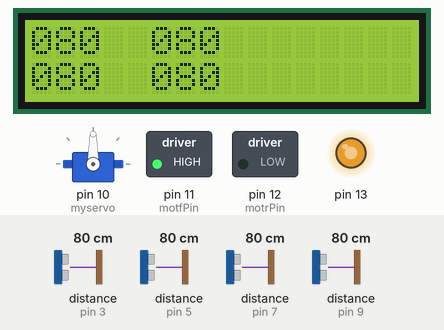
Simulated run of this sketch. Board: Arduino Uno, built with avr-gcc and run on an emulated ATmega328P. Parts: 16×2 character LCD, servo, switched loads named in the sketch (green lamp = pin HIGH), output pins drawn as LEDs (lit = HIGH). Wiring (inferred from the names in the program): 4 × ultrasonic range finder: trigger pin 2, echo pin 3 / trigger pin 4, echo pin 5 / trigger pin 6, echo pin 7 / trigger pin 8, echo pin 9. The inputs (shaded band) are chosen by the test bench; at power-on: distance to the obstacle (sensors on pin 3, pin 5, pin 7, pin 9) 80 cm. The echo pulse lasts 58.3 µs per cm; pins used as bus, display or sensor lines are not drawn.

Above: at 3.3 s.
3.4 s: distance to the obstacle (sensor on pin 3) set to 2 cm
At 4.8 s:
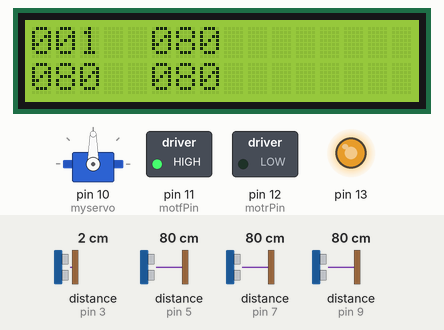
6.4 s: distance to the obstacle (sensor on pin 3) set to 10 cm
At 7.9 s:
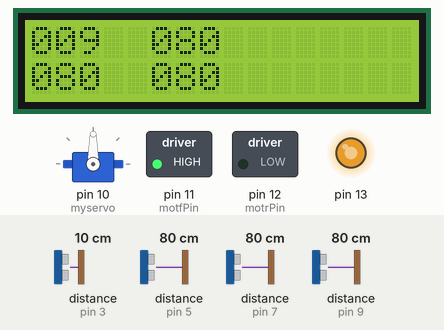
8.2 s: distance to the obstacle (sensor on pin 3) set to 13 cm
At 10.6 s:
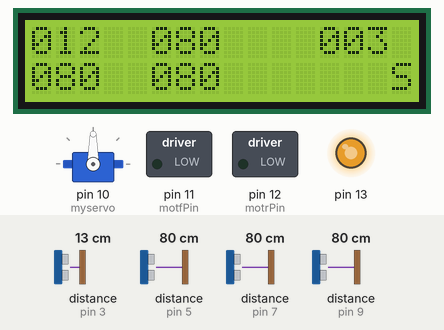
Timing chart, 0 to 35.1 s (numbered marks = the images above; inputs shaded):
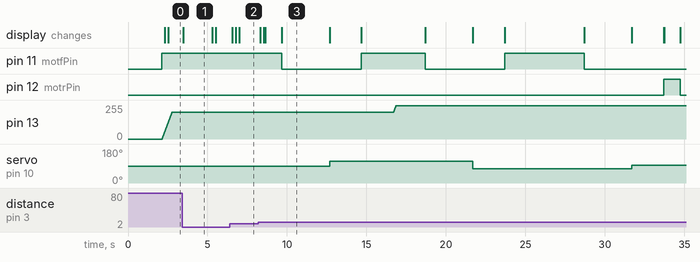

The sketch:

parallal.ino
```cpp
#include <LiquidCrystal.h>
#include <Servo.h>
#include <SoftPWM.h>
LiquidCrystal lcd(A0, A1, A2, A3, A4, A5);

Servo myservo;  // create servo object to control a servo

const int motfPin =  11; // dc motor logic pins
const int motrPin =  12;

const int pingPin = 2;// ultrasonic sensor pins
const int pingReceive = 3;

const int ping1Pin = 4;
const int ping1Receive = 5;

const int ping2Pin = 6;
const int ping2Receive = 7;

const int ping3Pin = 8;
const int ping3Receive = 9;

int sensorValue = 0;        // value read from the pot
long duration, inches, cm;

long duration1, inches1, cm1;

long duration2, inches2, cm2;

long duration3, inches3, cm3;
int lef,stp,timer_bit,timer1_var,timer1_val,timer2_var,timer2_val,ctrl_bit,sum1_bit,result,start_bit;

void ultra();
void ultra1();
void ultra2();
void ultra3();
void mydecimal(int,char,char);
void fun();
void fun1();
void final_func();
void stop_func();
void reverse_func();
void forward_func();
void func2();

void setup()
{
 Serial.begin(9600);
  lcd.begin(16, 2);
   myservo.attach(10);  // attaches the servo on pin 10 to the servo object
  pinMode(motfPin, OUTPUT);
  pinMode(motrPin, OUTPUT);
  SoftPWMBegin();
  SoftPWMSet(13, 0);
  SoftPWMSetFadeTime(13, 1000, 1000);
  delay(1000);delay(1000);
  lcd.begin(16, 2);
  // Print a message to the LCD.
 // lcd.print("hello, world!");
  // Print a message to the LCD.
  lcd.print("                ");
  ctrl_bit=5;
  start_bit=0;
  digitalWrite(motfPin, HIGH);
  digitalWrite(motrPin, LOW);
  SoftPWMSet(13, 200);
    // initialize timer1
 /* noInterrupts();           // disable all interrupts
  TCCR1A = 0;
  TCCR1B = 0;
  TCNT1  = 0;

  OCR1A = 31250;            // compare match register 16MHz/256/2Hz
  TCCR1B |= (1 << WGM12);   // CTC mode
  TCCR1B |= (1 << CS12);    // 256 prescaler
  TIMSK1 |= (1 << OCIE1A);  // enable timer compare interrupt
  interrupts();             // enable all interrupts*/
}
void loop()
{
  //SoftPWMSet(13, 255);
  SoftPWMSet(13, 200);
  ultra();
  ultra1();
  ultra2();
  ultra3();
  mydecimal(cm,0,0);
  mydecimal(cm1,5,0);
  mydecimal(cm2,0,1);
  mydecimal(cm3,5,1);

 if(start_bit==0)
  {
     if(cm<=10){ctrl_bit=0;}
  }
   if(cm>=11 && ctrl_bit==0)
   {
            lcd.setCursor(15,1);
            lcd.print("dsfsds");
          start_bit=1;func1();

    }

    if(ctrl_bit==1)
    {
        lcd.setCursor(15,1);
        lcd.print("S");
        digitalWrite(motfPin, LOW);
        digitalWrite(motrPin, LOW);delay(3000);
        lcd.setCursor(15,1);
        lcd.print("R");
        myservo.write(115); delay(2000);
        lcd.setCursor(15,1);
        lcd.print("F");
        digitalWrite(motfPin, HIGH);
        digitalWrite(motrPin, LOW);
        delay(2000);
        SoftPWMSet(13, 250);delay(2000);

          lcd.setCursor(15,1);
        lcd.print("S");
        digitalWrite(motfPin, LOW);
        digitalWrite(motrPin, LOW);delay(3000);
         lcd.setCursor(15,1);
        lcd.print("L");
         myservo.write(75); delay(2000);
        lcd.setCursor(15,1);
        lcd.print("F");
        digitalWrite(motfPin, HIGH);
        digitalWrite(motrPin, LOW); delay(2000);
         SoftPWMSet(13, 250);delay(3000);
        lcd.setCursor(15,1);
        lcd.print("S");
        digitalWrite(motfPin, LOW);
        digitalWrite(motrPin, LOW);delay(3000);

          lcd.setCursor(14,1);
        lcd.print("ST");
       myservo.write(95); delay(2000);
          lcd.setCursor(15,1);
             lcd.print("R");
             digitalWrite(motrPin, HIGH);
      digitalWrite(motfPin, LOW);//delay(2000);
        //reverse_func();
      /*   lcd.setCursor(15,1);
        lcd.print("S");
        digitalWrite(motfPin, LOW);
        digitalWrite(motrPin, LOW);
        lcd.setCursor(15,1);
        lcd.print("F");*/
         final_func();


       lcd.setCursor(15,1);
             lcd.print("S");
         digitalWrite(motfPin, LOW);
      digitalWrite(motrPin, LOW);
      delay(3000);start_bit=2;ctrl_bit=2;

     /* lcd.setCursor(15,1);
             lcd.print("L");
         myservo.write(115); delay(3000);
          lcd.setCursor(15,1);delay(3000);
        digitalWrite(motfPin, LOW);
      digitalWrite(motrPin, LOW);
             lcd.print("F");
             digitalWrite(motfPin, HIGH);
      digitalWrite(motrPin, LOW);delay(3000);
        digitalWrite(motfPin, LOW);
      digitalWrite(motrPin, LOW);
      timer1_var=0;*/

    }
   /* else
    {start_bit=0;
      lcd.setCursor(14,1);
             lcd.print("RE");
         myservo.write(95);
       }*/


   /*if(ctrl_bit==1 && cm>100)
   {
     ctrl_bit=2;
   }
   if(ctrl_bit==2)
   {
      if(cm<10)
      {
          timer2_var++;
           mydecimal(timer2_var,4,1);

      }
      else
      {
          timer2_val=timer2_var;
         mydecimal(timer2_val,10,1);sum1_bit=2;ctrl_bit=3;
      }
   }
      if(sum1_bit==2)
      {
        sum1_bit=0;
         result=timer2_val-timer1_val;delay(1000);
          mydecimal(result,0,1);
      }*/
  /*if(cm2>50 && stp)
      {
          digitalWrite(motrPin, LOW);
          digitalWrite(motfPin, LOW);
          delay(1000);delay(1000);
          lcd.setCursor(9,0);
          lcd.print("left");
          //lcd.setCursor(0,1);
          //lcd.print("reii");
           delay(1000);myservo.write(75);
          //fun1();
          delay(1000);delay(1000);
          digitalWrite(motrPin, HIGH);
          digitalWrite(motfPin, LOW);
          lcd.setCursor(9,0);
          lcd.print("forr");
          while(cm>50)
                {
                     ultra();
                     mydecimal(cm,0,0);
                }
          lcd.setCursor(9,0);
          delay(1000);delay(1000);
          digitalWrite(motrPin, LOW);
          digitalWrite(motfPin, LOW);
          lcd.print("STOP");
          stp=0;

      }*/
}
/*ISR(TIMER1_COMPA_vect)          // timer compare interrupt service routine
{
 // digitalWrite(ledPin, digitalRead(ledPin) ^ 1);   // toggle LED pin
 if(timer_bit==1){timer_var++;}
}*/
void func1()
{
   while(1)
    {
       ultra();
       timer1_var++;
        mydecimal(timer1_var,12,0);
        if(timer1_var>2){delay(1000);timer1_var=0;ctrl_bit=1;break;}
      // if(cm<=10){ctrl_bit=1; break;}
     }
 }
 void  reverse_func()
 {
   while(1)
   {

     lcd.setCursor(14,1);
        lcd.print("ST");
         myservo.write(95);
      lcd.setCursor(15,1);ultra2();
             lcd.print("R");
             digitalWrite(motrPin, HIGH);
      digitalWrite(motfPin, LOW);
      delay(1000);
      if(cm2<=15){ digitalWrite(motfPin, LOW);
      digitalWrite(motrPin, LOW);break; }
      ultra();
    if(cm<15){stop_func();break;}
   }
 }
  void  forward_func()
 {
   while(1)
   {

      lcd.setCursor(15,1);
        lcd.print("L");
        myservo.write(115);
      lcd.setCursor(15,1); ultra3();
             lcd.print("F");
             digitalWrite(motfPin, HIGH);
      digitalWrite(motrPin, LOW);
      delay(1000);
      if(cm3<=15){ digitalWrite(motfPin, LOW);
      digitalWrite(motrPin, LOW);break; }
      ultra();
    if(cm<15){stop_func();break;}
   }
 }
 void final_func()
  {
    while(1)
    {

         mydecimal(cm,0,0);
       reverse_func();
         forward_func();


    }

  }
  void stop_func()
  {

       lcd.setCursor(12,1);
        lcd.print("STOP");
       digitalWrite(motfPin, LOW);
      digitalWrite(motrPin, LOW);cm=cm1=cm2=cm3=0;
      start_bit=2;ctrl_bit=2;while(1);


  }
 void func2()
{
   while(1)
    {

       timer2_var++;ctrl_bit=2;
       mydecimal(timer2_var,5,1);

     }
 }
void ultra()
{
  pinMode(pingPin, OUTPUT);
  digitalWrite(pingPin, LOW);
  delayMicroseconds(2);
  digitalWrite(pingPin, HIGH);
  delayMicroseconds(5);
  digitalWrite(pingPin, LOW);
  pinMode(pingReceive, INPUT);
  duration = pulseIn(pingReceive, HIGH);
  // convert the time into a distance
 // inches = microsecondsToInches(duration);
  cm = microsecondsToCentimeters(duration);
}
  void ultra1()
{
  pinMode(ping1Pin, OUTPUT);
  digitalWrite(ping1Pin, LOW);
  delayMicroseconds(2);
  digitalWrite(ping1Pin, HIGH);
  delayMicroseconds(5);
  digitalWrite(ping1Pin, LOW);
  pinMode(ping1Receive, INPUT);
  duration1 = pulseIn(ping1Receive, HIGH);
  // convert the time into a distance
 // inches = microsecondsToInches(duration);
  cm1 = microsecondsToCentimeters(duration1);
  //Serial.print(inches);
  //Serial.print("#");delay(50);
 //Serial.print(cm);delay(50);
  //Serial.write("\x0d\x0a");
  //delay(50);
// Serial.print("cm");
  //Serial.println();
  //delay(10);
}
  void ultra2()
{
  pinMode(ping2Pin, OUTPUT);
  digitalWrite(ping2Pin, LOW);
  delayMicroseconds(2);
  digitalWrite(ping2Pin, HIGH);
  delayMicroseconds(5);
  digitalWrite(ping2Pin, LOW);
  pinMode(ping2Receive, INPUT);
  duration2 = pulseIn(ping2Receive, HIGH);

  // convert the time into a distance
 // inches = microsecondsToInches(duration);
  cm2 = microsecondsToCentimeters(duration2);

  //Serial.print(inches);
  //Serial.print("#");delay(50);
 //Serial.print(cm);delay(50);
  //Serial.write("\x0d\x0a");
  //delay(50);
// Serial.print("cm");
  //Serial.println();

  //delay(10);
}
  void ultra3()
{
  pinMode(ping3Pin, OUTPUT);
  digitalWrite(ping3Pin, LOW);
  delayMicroseconds(2);
  digitalWrite(ping3Pin, HIGH);
  delayMicroseconds(5);
  digitalWrite(ping3Pin, LOW);
  pinMode(ping3Receive, INPUT);
  duration3 = pulseIn(ping3Receive, HIGH);

  // convert the time into a distance
 // inches = microsecondsToInches(duration);
  cm3 = microsecondsToCentimeters(duration3);

  //Serial.print(inches);
  //Serial.print("#");delay(50);
 //Serial.print(cm);delay(50);
  //Serial.write("\x0d\x0a");
  //delay(50);
// Serial.print("cm");
  //Serial.println();

  //delay(10);
}
  long microsecondsToInches(long microseconds)
      {

            return microseconds / 74 / 2;
      }

      long microsecondsToCentimeters(long microseconds)
      {

            return microseconds / 29 / 2;
      }

void mydecimal(int a,char pos,char j)
{
  lcd.setCursor(0+pos,j);
  lcd.write(a%1000/100+0x30);
  lcd.setCursor(1+pos,j);
  lcd.write(a%100/10+0x30);
  lcd.setCursor(2+pos,j);
  lcd.write(a%10+0x30);delay(50);
}
void fun()
{
   myservo.write(96);
}
/*void fun1()
{
   myservo.write(96);
}
*/
```

Measured:
- the behaviour switches between 11 and 12 cm on distance to the obstacle (sensor on pin 3) (found by bisection; images 2 and 3)
- after the input at 3.4 s, the display: changes after 0.09 s (image 1)
- after the input at 6.4 s, the display: changes after 0.17 s (image 2)
- after the input at 8.2 s, pin 11 (motfPin): goes LOW 5.0 s, HIGH 4.0 s, LOW 5.0 s, HIGH 5.0 s, then LOW, starting after 1.5 s; pin 12 (motrPin): LOW → HIGH after 25.5 s, → LOW 1.1 s later; pin 13: moves from 200/255 to 250/255 over 0.14 s, starting after 8.5 s; servo on pin 10 (myservo): 90° → 115° after 4.5 s, → 75° 9.0 s later, → 95° 10.0 s later
- what the display in image 1 shows lasts 1.8 s, from 3.5 s to 5.3 s
